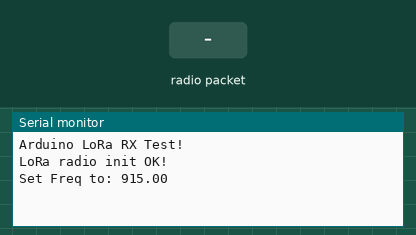
Simulated run of this sketch. Board: Arduino Uno, built with avr-gcc and run on an emulated ATmega328P. Shown: the last lines printed to the serial monitor. The test bench sets the inputs (shaded band). No radio packets arrive unless stated.

Above: at 1.3 s.
1.4 s: radio packet "1" arrives
At 2.1 s:
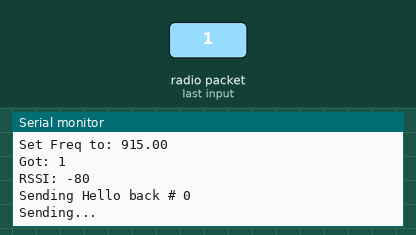
2.9 s: radio packet "0" arrives
At 4.28 s:
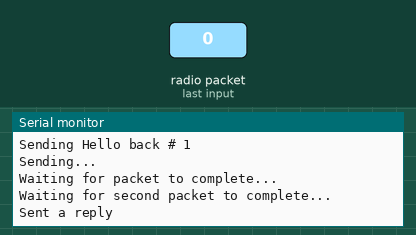
4.4 s: radio packet "2" arrives
At 5.47 s:
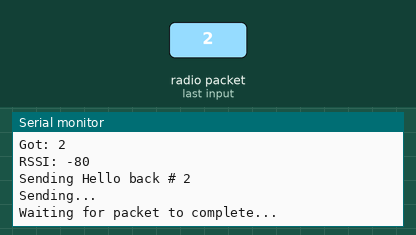

Measured:
- after the input at 1.4 s, the serial monitor: prints a new line at once (image 1)
- after the input at 2.9 s, the serial monitor: prints a new line at once (image 2)
- after the input at 4.4 s, the serial monitor: prints a new line at once (image 3)

The sketch:

LoRa_95_915_RX.ino
```cpp
// Arduino9x_RX
// -*- mode: C++ -*-
// Example sketch showing how to create a simple messaging client (receiver)
// with the RH_RF95 class. RH_RF95 class does not provide for addressing or
// reliability, so you should only use RH_RF95 if you do not need the higher
// level messaging abilities.
// It is designed to work with the other example Arduino9x_TX

#include <SPI.h>
#include <RH_RF95.h>


#define RFM95_CS 10
#define RFM95_RST 9
#define RFM95_INT 2

// Change to 434.0 or other frequency, must match RX's freq!
#define RF95_FREQ 915.0


// Singleton instance of the radio driver
RH_RF95 rf95(RFM95_CS, RFM95_INT);

// Blinky on receipt
//#define LED 13

void setup()
{
 // pinMode(LED, OUTPUT);
  pinMode(RFM95_RST, OUTPUT);
  digitalWrite(RFM95_RST, HIGH);

  while (!Serial);
  Serial.begin(9600);
  delay(100);

  Serial.println("Arduino LoRa RX Test!");

  // manual reset
  digitalWrite(RFM95_RST, LOW);
  delay(10);
  digitalWrite(RFM95_RST, HIGH);
  delay(10);

  while (!rf95.init()) {
    Serial.println("LoRa radio init failed");
    while (1);
  }
  Serial.println("LoRa radio init OK!");

  // Defaults after init are 434.0MHz, modulation GFSK_Rb250Fd250, +13dbM
  if (!rf95.setFrequency(RF95_FREQ)) {
    Serial.println("setFrequency failed");
    while (1);
  }
  Serial.print("Set Freq to: "); Serial.println(RF95_FREQ);

  // Defaults after init are 434.0MHz, 13dBm, Bw = 125 kHz, Cr = 4/5, Sf = 128chips/symbol, CRC on

  // The default transmitter power is 13dBm, using PA_BOOST.
  // If you are using RFM95/96/97/98 modules which uses the PA_BOOST transmitter pin, then
  // you can set transmitter powers from 5 to 23 dBm:
  rf95.setTxPower(23, false);


}
  int16_t packetnum = 0;  // packet counter, we increment per xmission
void loop()
{
  if (rf95.available())
  {
    // Should be a message for us now
    uint8_t buf[RH_RF95_MAX_MESSAGE_LEN];
    uint8_t len = sizeof(buf);

    if (rf95.recv(buf, &len))
    {
      //digitalWrite(LED, HIGH);
      RH_RF95::printBuffer("Received: ", buf, len);
      Serial.print("Got: ");
      Serial.println((char*)buf);
       Serial.print("RSSI: ");
      Serial.println(rf95.lastRssi(), DEC);

      // Send a reply
        char radiopacket[20] = "Hello back #      ";
      itoa(packetnum++, radiopacket+13, 10);
      Serial.print("Sending "); Serial.println(radiopacket);
      radiopacket[19] = 0;
      Serial.println("Sending...");
      delay(1000);
      rf95.send((uint8_t *)radiopacket, 20);
      Serial.println("Waiting for packet to complete..."); delay(10);
       rf95.waitPacketSent();
      uint8_t data[] = "And hello back";
      rf95.send(data, sizeof(data));
      Serial.println("Waiting for second packet to complete..."); delay(10);
      rf95.waitPacketSent();
      Serial.println("Sent a reply");
      radiopacket[20] = "0000000000000000000";
      buf[RH_RF95_MAX_MESSAGE_LEN]="0000000000000000000";
      //digitalWrite(LED, LOW);
    }
    else
    {
      Serial.println("Receive failed");
    }
  }
}
```
